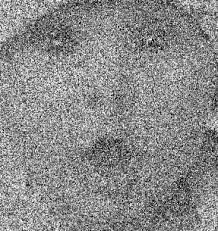
#> input picture Exercise/baby.jpeg, 218 x 231 px; its folder holds only this picture in this run
$ python 01.py
#> lines starting #> are read from the running program, lines starting #| are printed output that depends on the picture
#> further down, img_original is the input picture: shape (231, 218, 3); min 0, max 255, mean 137.8
import numpy as np
import imageio.v2 as iio
import matplotlib.pyplot as plt
import os

# Hàm hỗ trợ để chuyển đổi ảnh màu về uint8 an toàn
def convert_to_uint8(image_array):
    """
    Chuyển đổi mảng numpy thành uint8 (0-255) và đảm bảo các giá trị nằm trong khoảng hợp lệ.
    """
    if image_array.dtype != np.float32 and image_array.dtype != np.float64:
        image_array = image_array.astype(np.float32)
    image_array = np.clip(image_array, 0, 255)
    return image_array.astype(np.uint8)

def bai1_color_channels(img_original, base_name, ext, output_dir):
    """
    Tách ảnh RGB thành 3 ảnh riêng biệt cho từng kênh màu Đỏ, Xanh Lá, Xanh Dương và hiển thị.
    """
#> called with base_name = 'baby', ext = '.jpeg', output_dir = 'OutputImages'
    print(f"  - Đang xử lý Bài 1: Kênh màu cho {base_name}{ext}")

    # Đảm bảo ảnh có 3 kênh màu, nếu là grayscale thì chuyển sang RGB giả
    if img_original.ndim == 2:
        img_original = np.stack([img_original, img_original, img_original], axis=-1)

    red_channel_img = np.zeros_like(img_original)
    red_channel_img[:,:,0] = img_original[:,:,0] # Giữ kênh đỏ
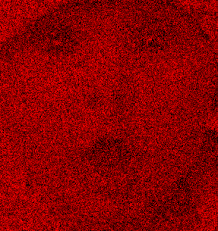
#> red_channel_img: shape (231, 218, 3); mean R, G, B 137.8, 0, 0

    green_channel_img = np.zeros_like(img_original)
    green_channel_img[:,:,1] = img_original[:,:,1] # Giữ kênh xanh lá
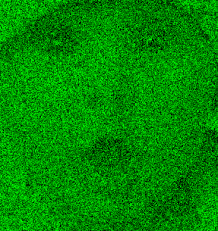
#> green_channel_img: shape (231, 218, 3); mean R, G, B 0, 137.8, 0

    blue_channel_img = np.zeros_like(img_original)
    blue_channel_img[:,:,2] = img_original[:,:,2] # Giữ kênh xanh dương
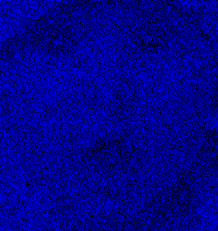
#> blue_channel_img: shape (231, 218, 3); mean R, G, B 0, 0, 137.8

    # Lưu ảnh
    iio.imsave(os.path.join(output_dir, f'{base_name}_red_channel{ext}'), red_channel_img)
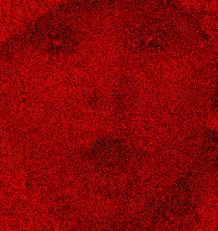
#> saved as baby_red_channel.jpeg: shape (231, 218, 3); mean R, G, B 137.6, 5.1, 5.2
    print(f"    - Đã lưu: {base_name}_red_channel{ext}")
    iio.imsave(os.path.join(output_dir, f'{base_name}_green_channel{ext}'), green_channel_img)
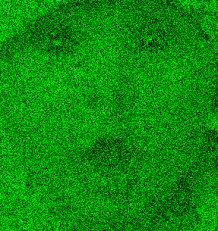
#> saved as baby_green_channel.jpeg: shape (231, 218, 3); mean R, G, B 11.5, 137.8, 11.6
    print(f"    - Đã lưu: {base_name}_green_channel{ext}")
    iio.imsave(os.path.join(output_dir, f'{base_name}_blue_channel{ext}'), blue_channel_img)
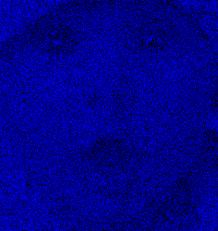
#> saved as baby_blue_channel.jpeg: shape (231, 218, 3); mean R, G, B 1.6, 1.3, 137.4
    print(f"    - Đã lưu: {base_name}_blue_channel{ext}")

    # Hiển thị ảnh
    fig, axes = plt.subplots(1, 4, figsize=(18, 6))
    axes[0].imshow(img_original)
    axes[0].set_title('Ảnh gốc')
    axes[0].axis('off')

    axes[1].imshow(red_channel_img)
    axes[1].set_title('Kênh Đỏ')
    axes[1].axis('off')

    axes[2].imshow(green_channel_img)
    axes[2].set_title('Kênh Xanh Lá')
    axes[2].axis('off')

    axes[3].imshow(blue_channel_img)
    axes[3].set_title('Kênh Xanh Dương')
    axes[3].axis('off')

    fig.suptitle(f'Bài 1: Kênh màu của {filename}', fontsize=16)
    plt.tight_layout(rect=[0, 0.03, 1, 0.95])
    plt.show()

if __name__ == "__main__":
    input_dir = 'Exercise'
    output_dir = 'OutputImages'

    if not os.path.exists(input_dir):
        os.makedirs(input_dir)
        print(f"Thư mục '{input_dir}' chưa tồn tại. Vui lòng đặt các file ảnh vào thư mục này.")
        try:
            sample_img_path = os.path.join(input_dir, 'sample_image.png')
            sample_img = np.full((100, 100, 3), 255, dtype=np.uint8)
            iio.imsave(sample_img_path, sample_img)
            print(f"Đã tạo ảnh mẫu '{sample_img_path}'. Vui lòng thêm ảnh thật của bạn.")
        except Exception as e:
            print(f"Không thể tạo ảnh mẫu: {e}")
        exit()

    if not os.path.exists(output_dir):
        os.makedirs(output_dir)

    print("--- Bắt đầu Bài tập 1 ---")

    for filename in os.listdir(input_dir):
        if filename.lower().endswith(('.png', '.jpg', '.jpeg', '.gif', '.bmp')):
            image_path = os.path.join(input_dir, filename)
            base_name, ext = os.path.splitext(filename)

            try:
                img_original = iio.imread(image_path)
                bai1_color_channels(img_original, base_name, ext, output_dir)
            except Exception as e:
                print(f"Lỗi khi xử lý ảnh {filename}: {e}")
                print("Đảm bảo file ảnh không bị hỏng và là định dạng hợp lệ.")

    print("--- Kết thúc Bài tập 1. Kết quả trong thư mục 'OutputImages' và hiển thị. ---")

$ run again, on Exercise/balloons_noisy.png
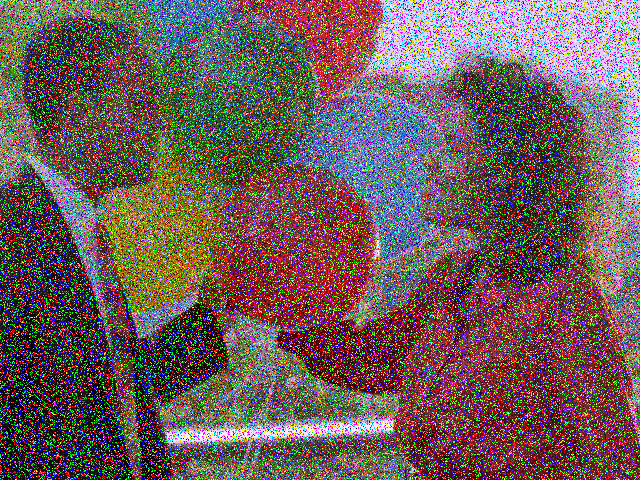
#> input picture Exercise/balloons_noisy.png, 640 x 480 px
#> img_original is the input picture: shape (480, 640, 3); mean R, G, B 109.1, 92, 89.9
#> in bai1_color_channels, `blue_channel_img[:,:,2] = img_original[:,:,2]`:
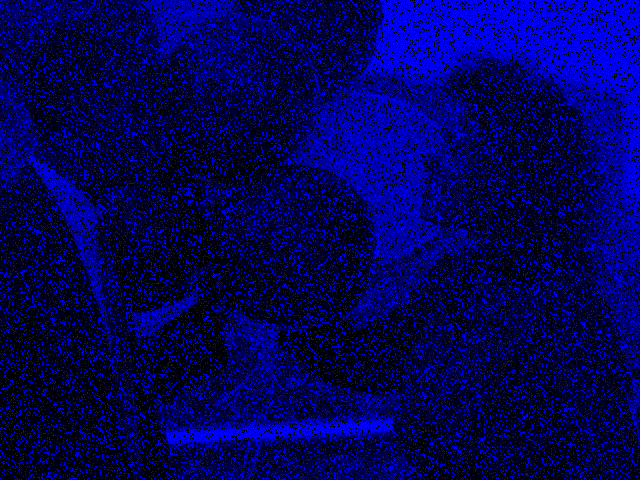
#> blue_channel_img: shape (480, 640, 3); mean R, G, B 0, 0, 89.9
#> in bai1_color_channels, `plt.show()`:
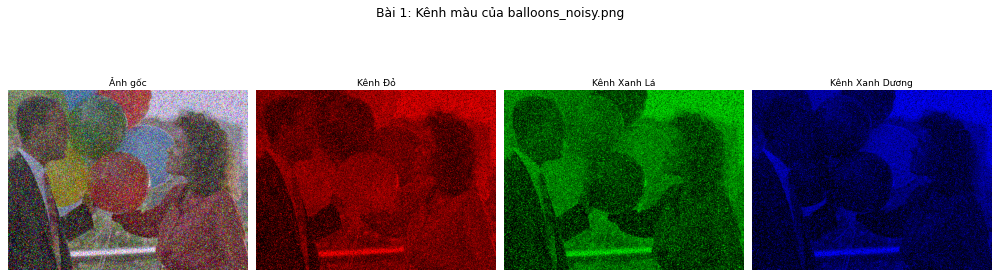
#> figure drawn by matplotlib, 4 panels

$ run again, on Exercise/world_cup.jpg.jpg
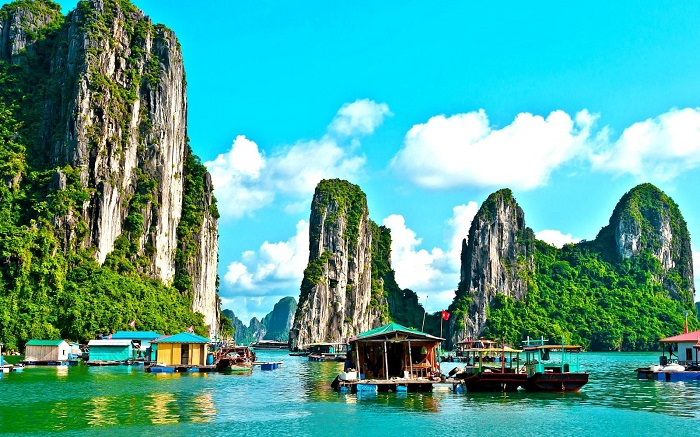
#> input picture Exercise/world_cup.jpg.jpg, 700 x 437 px
#> img_original is the input picture: shape (437, 700, 3); mean R, G, B 80.7, 164.8, 153.4
#> in bai1_color_channels, `iio.imsave(os.path.join(output_dir, f'{base_name}_green_channel{ext}')..`:
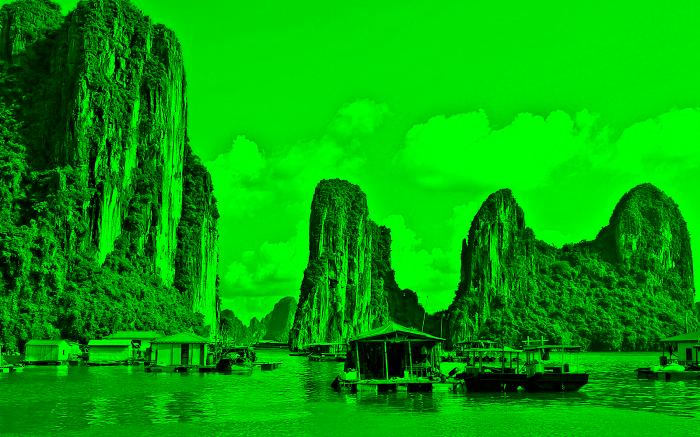
#> saved as world_cup.jpg_green_channel.jpg: shape (437, 700, 3); mean R, G, B 4.9, 164.8, 5
#> in bai1_color_channels, `iio.imsave(os.path.join(output_dir, f'{base_name}_blue_channel{ext}'),..`:
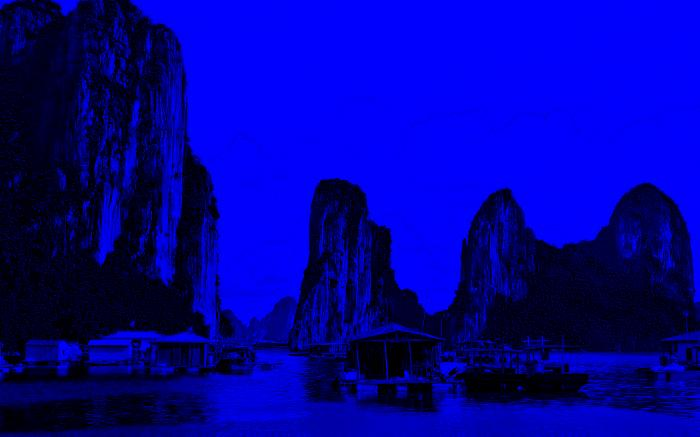
#> saved as world_cup.jpg_blue_channel.jpg: shape (437, 700, 3); mean R, G, B 1, 0.8, 152.9
